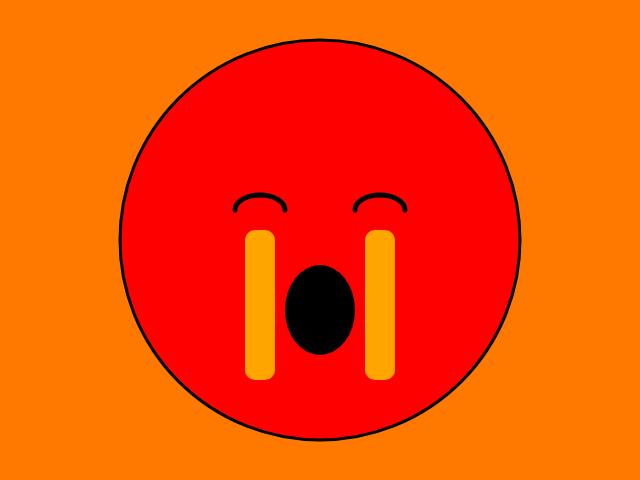
Frame 1 (no input)
Frame 60 (no input): identical to frame 1, image omitted
Frame 120 (the mouse pressed at the canvas centre since frame 60): identical to frame 1, image omitted

The p5.js sketch that drew this single still picture (run headless with seeded random() and noise() and a simulated clock; from frame 60 on, the mouse is pressed at the canvas centre):

// p5.js sketch
// ── sketch.js
function setup() {
  createCanvas(640, 480);
}

function draw() {
  background(255,120,0);

  
  fill(255, 0, 0); 
  stroke(0);
  strokeWeight(3);
  circle(320, 240, 400); // x, y, diameter


  noFill();
  stroke(0);
  strokeWeight(5);
  arc(260, 210, 50, 30, PI, TWO_PI); // x, y, width, height, start angle, end angle
  arc(380, 210, 50, 30, PI, TWO_PI)

  
  fill(0);
  noStroke();
  ellipse(320, 310, 70, 90); 

  
  fill(255, 165, 0); 
  noStroke();
  rect(245, 230, 30, 150, 10); // x, y, width, height, corner radius
  rect(365, 230, 30, 150, 10); 
}
